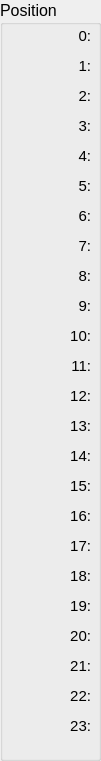
  <widget class="QGroupBox" name="groupBox_6">
   <property name="geometry">
    <rect>
     <x>10</x>
     <y>80</y>
     <width>101</width>
     <height>761</height>
    </rect>
   </property>
   <property name="font">
    <font>
     <pointsize>12</pointsize>
     <weight>50</weight>
     <bold>false</bold>
    </font>
   </property>
   <property name="title">
    <string>Position</string>
   </property>
   <widget class="QLabel" name="straw_25">
    <property name="geometry">
     <rect>
      <x>10</x>
      <y>50</y>
      <width>81</width>
      <height>31</height>
     </rect>
    </property>
    <property name="font">
     <font>
      <pointsize>11</pointsize>
     </font>
    </property>
    <property name="text">
     <string>1:</string>
    </property>
    <property name="alignment">
     <set>Qt::AlignRight|Qt::AlignTrailing|Qt::AlignVCenter</set>
    </property>
   </widget>
   <widget class="QLabel" name="straw_26">
    <property name="geometry">
     <rect>
      <x>10</x>
      <y>80</y>
      <width>81</width>
      <height>31</height>
     </rect>
    </property>
    <property name="font">
     <font>
      <pointsize>11</pointsize>
     </font>
    </property>
    <property name="text">
     <string>2:</string>
    </property>
    <property name="alignment">
     <set>Qt::AlignRight|Qt::AlignTrailing|Qt::AlignVCenter</set>
    </property>
   </widget>
   <widget class="QLabel" name="straw_27">
    <property name="geometry">
     <rect>
      <x>10</x>
      <y>110</y>
      <width>81</width>
      <height>31</height>
     </rect>
    </property>
    <property name="font">
     <font>
      <pointsize>11</pointsize>
     </font>
    </property>
    <property name="text">
     <string>3:</string>
    </property>
    <property name="alignment">
     <set>Qt::AlignRight|Qt::AlignTrailing|Qt::AlignVCenter</set>
    </property>
   </widget>
   <widget class="QLabel" name="straw_28">
    <property name="geometry">
     <rect>
      <x>10</x>
      <y>140</y>
      <width>81</width>
      <height>31</height>
     </rect>
    </property>
    <property name="font">
     <font>
      <pointsize>11</pointsize>
     </font>
    </property>
    <property name="text">
     <string>4:</string>
    </property>
    <property name="alignment">
     <set>Qt::AlignRight|Qt::AlignTrailing|Qt::AlignVCenter</set>
    </property>
   </widget>
   <widget class="QLabel" name="straw_29">
    <property name="geometry">
     <rect>
      <x>10</x>
      <y>170</y>
      <width>81</width>
      <height>31</height>
     </rect>
    </property>
    <property name="font">
     <font>
      <pointsize>11</pointsize>
     </font>
    </property>
    <property name="text">
     <string>5:</string>
    </property>
    <property name="alignment">
     <set>Qt::AlignRight|Qt::AlignTrailing|Qt::AlignVCenter</set>
    </property>
   </widget>
   <widget class="QLabel" name="straw_30">
    <property name="geometry">
     <rect>
      <x>10</x>
      <y>200</y>
      <width>81</width>
      <height>31</height>
     </rect>
    </property>
    <property name="font">
     <font>
      <pointsize>11</pointsize>
     </font>
    </property>
    <property name="text">
     <string>6:</string>
    </property>
    <property name="alignment">
     <set>Qt::AlignRight|Qt::AlignTrailing|Qt::AlignVCenter</set>
    </property>
   </widget>
   <widget class="QLabel" name="straw_31">
    <property name="geometry">
     <rect>
      <x>10</x>
      <y>230</y>
      <width>81</width>
      <height>31</height>
     </rect>
    </property>
    <property name="font">
     <font>
      <pointsize>11</pointsize>
     </font>
    </property>
    <property name="text">
     <string>7:</string>
    </property>
    <property name="alignment">
     <set>Qt::AlignRight|Qt::AlignTrailing|Qt::AlignVCenter</set>
    </property>
   </widget>
   <widget class="QLabel" name="straw_32">
    <property name="geometry">
     <rect>
      <x>10</x>
      <y>260</y>
      <width>81</width>
      <height>31</height>
     </rect>
    </property>
    <property name="font">
     <font>
      <pointsize>11</pointsize>
     </font>
    </property>
    <property name="text">
     <string>8:</string>
    </property>
    <property name="alignment">
     <set>Qt::AlignRight|Qt::AlignTrailing|Qt::AlignVCenter</set>
    </property>
   </widget>
   <widget class="QLabel" name="straw_33">
    <property name="geometry">
     <rect>
      <x>10</x>
      <y>290</y>
      <width>81</width>
      <height>31</height>
     </rect>
    </property>
    <property name="font">
     <font>
      <pointsize>11</pointsize>
     </font>
    </property>
    <property name="text">
     <string>9:</string>
    </property>
    <property name="alignment">
     <set>Qt::AlignRight|Qt::AlignTrailing|Qt::AlignVCenter</set>
    </property>
   </widget>
   <widget class="QLabel" name="straw_34">
    <property name="geometry">
     <rect>
      <x>10</x>
      <y>320</y>
      <width>81</width>
      <height>31</height>
     </rect>
    </property>
    <property name="font">
     <font>
      <pointsize>11</pointsize>
     </font>
    </property>
    <property name="text">
     <string>10:</string>
    </property>
    <property name="alignment">
     <set>Qt::AlignRight|Qt::AlignTrailing|Qt::AlignVCenter</set>
    </property>
   </widget>
   <widget class="QLabel" name="straw_35">
    <property name="geometry">
     <rect>
      <x>10</x>
      <y>350</y>
      <width>81</width>
      <height>31</height>
     </rect>
    </property>
    <property name="font">
     <font>
      <pointsize>11</pointsize>
     </font>
    </property>
    <property name="text">
     <string>11:</string>
    </property>
    <property name="alignment">
     <set>Qt::AlignRight|Qt::AlignTrailing|Qt::AlignVCenter</set>
    </property>
   </widget>
   <widget class="QLabel" name="straw_36">
    <property name="geometry">
     <rect>
      <x>10</x>
      <y>380</y>
      <width>81</width>
      <height>31</height>
     </rect>
    </property>
    <property name="font">
     <font>
      <pointsize>11</pointsize>
     </font>
    </property>
    <property name="text">
     <string>12:</string>
    </property>
    <property name="alignment">
     <set>Qt::AlignRight|Qt::AlignTrailing|Qt::AlignVCenter</set>
    </property>
   </widget>
   <widget class="QLabel" name="straw_37">
    <property name="geometry">
     <rect>
      <x>10</x>
      <y>410</y>
      <width>81</width>
      <height>31</height>
     </rect>
    </property>
    <property name="font">
     <font>
      <pointsize>11</pointsize>
     </font>
    </property>
    <property name="text">
     <string>13:</string>
    </property>
    <property name="alignment">
     <set>Qt::AlignRight|Qt::AlignTrailing|Qt::AlignVCenter</set>
    </property>
   </widget>
   <widget class="QLabel" name="straw_38">
    <property name="geometry">
     <rect>
      <x>10</x>
      <y>440</y>
      <width>81</width>
      <height>31</height>
     </rect>
    </property>
    <property name="font">
     <font>
      <pointsize>11</pointsize>
     </font>
    </property>
    <property name="text">
     <string>14:</string>
    </property>
    <property name="alignment">
     <set>Qt::AlignRight|Qt::AlignTrailing|Qt::AlignVCenter</set>
    </property>
   </widget>
   <widget class="QLabel" name="straw_39">
    <property name="geometry">
     <rect>
      <x>10</x>
      <y>470</y>
      <width>81</width>
      <height>31</height>
     </rect>
    </property>
    <property name="font">
     <font>
      <pointsize>11</pointsize>
     </font>
    </property>
    <property name="text">
     <string>15:</string>
    </property>
    <property name="alignment">
     <set>Qt::AlignRight|Qt::AlignTrailing|Qt::AlignVCenter</set>
    </property>
   </widget>
   <widget class="QLabel" name="straw_40">
    <property name="geometry">
     <rect>
      <x>10</x>
      <y>500</y>
      <width>81</width>
      <height>31</height>
     </rect>
    </property>
    <property name="font">
     <font>
      <pointsize>11</pointsize>
     </font>
    </property>
    <property name="text">
     <string>16:</string>
    </property>
    <property name="alignment">
     <set>Qt::AlignRight|Qt::AlignTrailing|Qt::AlignVCenter</set>
    </property>
   </widget>
   <widget class="QLabel" name="straw_41">
    <property name="geometry">
     <rect>
      <x>10</x>
      <y>530</y>
      <width>81</width>
      <height>31</height>
     </rect>
    </property>
    <property name="font">
     <font>
      <pointsize>11</pointsize>
     </font>
    </property>
    <property name="text">
     <string>17:</string>
    </property>
    <property name="alignment">
     <set>Qt::AlignRight|Qt::AlignTrailing|Qt::AlignVCenter</set>
    </property>
   </widget>
   <widget class="QLabel" name="straw_42">
    <property name="geometry">
     <rect>
      <x>10</x>
      <y>560</y>
      <width>81</width>
      <height>31</height>
     </rect>
    </property>
    <property name="font">
     <font>
      <pointsize>11</pointsize>
     </font>
    </property>
    <property name="text">
     <string>18:</string>
    </property>
    <property name="alignment">
     <set>Qt::AlignRight|Qt::AlignTrailing|Qt::AlignVCenter</set>
    </property>
   </widget>
   <widget class="QLabel" name="straw_43">
    <property name="geometry">
     <rect>
      <x>10</x>
      <y>590</y>
      <width>81</width>
      <height>31</height>
     </rect>
    </property>
    <property name="font">
     <font>
      <pointsize>11</pointsize>
     </font>
    </property>
    <property name="text">
     <string>19:</string>
    </property>
    <property name="alignment">
     <set>Qt::AlignRight|Qt::AlignTrailing|Qt::AlignVCenter</set>
    </property>
   </widget>
   <widget class="QLabel" name="straw_44">
    <property name="geometry">
     <rect>
      <x>10</x>
      <y>620</y>
      <width>81</width>
      <height>31</height>
     </rect>
    </property>
    <property name="font">
     <font>
      <pointsize>11</pointsize>
     </font>
    </property>
    <property name="text">
     <string>20:</string>
    </property>
    <property name="alignment">
     <set>Qt::AlignRight|Qt::AlignTrailing|Qt::AlignVCenter</set>
    </property>
   </widget>
   <widget class="QLabel" name="straw_45">
    <property name="geometry">
     <rect>
      <x>10</x>
      <y>650</y>
      <width>81</width>
      <height>31</height>
     </rect>
    </property>
    <property name="font">
     <font>
      <pointsize>11</pointsize>
     </font>
    </property>
    <property name="text">
     <string>21:</string>
    </property>
    <property name="alignment">
     <set>Qt::AlignRight|Qt::AlignTrailing|Qt::AlignVCenter</set>
    </property>
   </widget>
   <widget class="QLabel" name="straw_46">
    <property name="geometry">
     <rect>
      <x>10</x>
      <y>680</y>
      <width>81</width>
      <height>31</height>
     </rect>
    </property>
    <property name="font">
     <font>
      <pointsize>11</pointsize>
     </font>
    </property>
    <property name="text">
     <string>22:</string>
    </property>
    <property name="alignment">
     <set>Qt::AlignRight|Qt::AlignTrailing|Qt::AlignVCenter</set>
    </property>
   </widget>
   <widget class="QLabel" name="straw_47">
    <property name="geometry">
     <rect>
      <x>10</x>
      <y>710</y>
      <width>81</width>
      <height>31</height>
     </rect>
    </property>
    <property name="font">
     <font>
      <pointsize>11</pointsize>
     </font>
    </property>
    <property name="text">
     <string>23:</string>
    </property>
    <property name="alignment">
     <set>Qt::AlignRight|Qt::AlignTrailing|Qt::AlignVCenter</set>
    </property>
   </widget>
   <widget class="QLabel" name="straw_48">
    <property name="geometry">
     <rect>
      <x>10</x>
      <y>20</y>
      <width>81</width>
      <height>31</height>
     </rect>
    </property>
    <property name="font">
     <font>
      <pointsize>11</pointsize>
     </font>
    </property>
    <property name="text">
     <string>0:</string>
    </property>
    <property name="alignment">
     <set>Qt::AlignRight|Qt::AlignTrailing|Qt::AlignVCenter</set>
    </property>
   </widget>
  </widget>
